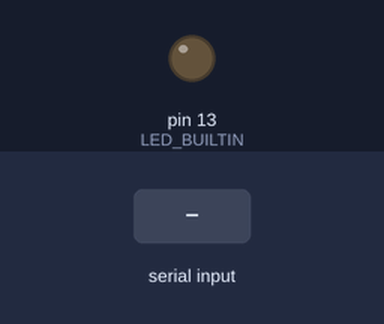
Recording of a sketch running on a simulated Arduino Uno, built with avr-gcc and run on an emulated ATmega328P. Shown: output pins drawn as LEDs (lit = HIGH). The inputs (shaded band) are chosen by the test bench.

Above: at 1.2 s.
1.3 s: "on 1\n" received over Serial
At 2.1 s:
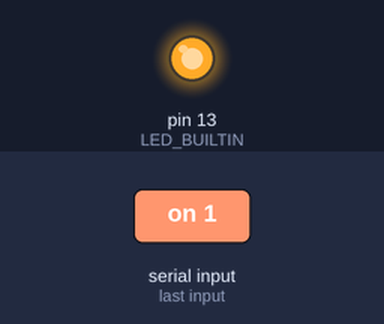
2.8 s: "off 1\n" received over Serial
At 3.2 s:
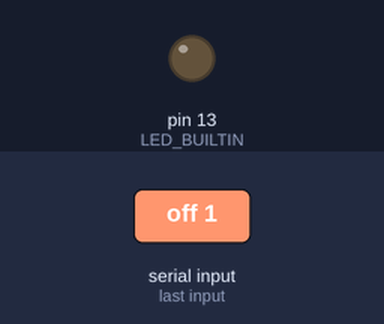
4.3 s: "on 150\n" received over Serial
At 5.6 s:
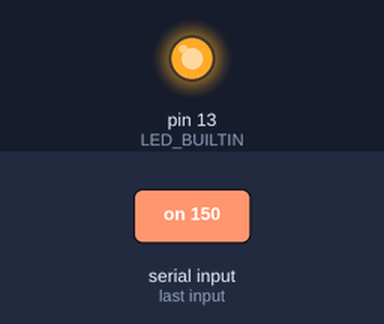
Timing chart, 0 to 7.3 s (numbered marks = the images above; inputs shaded):
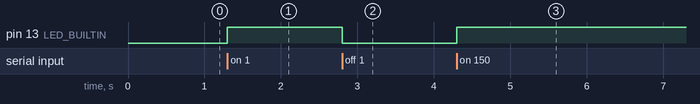

Measured:
- after the input at 1.3 s, pin 13 (LED_BUILTIN): LOW → HIGH at once
- after the input at 2.8 s, pin 13 (LED_BUILTIN): HIGH → LOW at once
- after the input at 4.3 s, pin 13 (LED_BUILTIN): LOW → HIGH at once

The sketch:

Arduino.ino
```cpp
#include "SerialPort.h"
#include "Gpio.h"

void run(const String &message);

SerialPort port(115200, run);
Gpio led(LED_BUILTIN);

void setup() {
  port.setup();
  led.setup();
}

void loop() {
  port.update();
}

void run(const String &message) {
  auto action = command(message);
  if (action == "move") {
    float vx = argument(message, 1);
    float vy = argument(message, 2);
    move(vx, vy);
  } else if (action == "halt") {
    move(0, 0);
  } else if (action == "look") {
    float angle = argument(message, 1);
    look(angle);
  } else if (action == "on") {
    led.on();
  } else if (action == "off") {
    led.off();
  } else if (action == "hi") {
    port.send("Hi there!");
  } else {
    port.send("Ops, '" + message + "' command not found!");
  }
}

void move(float vx, float vy) {

}

void look(float angle) {

}
```

Command.h
```cpp
#ifndef __TOKEN_H__
#define __TOKEN_H__

template<typename T>
void print(const T &value) {
  Serial.print(value);
}

template<typename T>
void println(const T &value) {
  Serial.println(value);
}

String clean(String message) {
  message.trim();
  String result;
  bool blank = false;
  for (char c : message) {
    if (isPrintable(c) && !(c == ' ' && blank))
        result += c;
    blank = c == ' ' ? true : false;
  }
  return result;
}

String token(String message, int index) {
  message = clean(message);
  int n = message.length();
  int s = 0;
  int e = -1;
  for (int i = 0; i <= index; ++i) {
    s = e + 1;
    e = message.indexOf(' ', s);
    if (e < 0) {
      e = n;
      if (i != index)
        return String();
      break;
    }
  }
  return message.substring(s, e);
}

String command(const String &message) {
  return token(message, 0);
}

float argument(const String &message, int index, float default_value = 0) {
  String value = token(message, index);
  if (value == String())
    return default_value;
  return value.toFloat();
}

#endif
```

SerialPort.h
```cpp
#ifndef __SERIAL_PORT_H__
#define __SERIAL_PORT_H__

#include "Command.h"

class SerialPort {
public:
  using ReceivedEvent = void (*)(const String &);
  SerialPort(long baud, ReceivedEvent callback) : m_baud(baud), m_received(callback) { }
  void setup() {
    Serial.begin(m_baud);
  }
  void update() {
    if (Serial.available() > 0) {
      char c = Serial.read();
      if (c == m_delimeter) {
        m_received( clean(m_buffer) );
        m_buffer = String();
      } else
        m_buffer += c;
    }
  }
  void send(const String &message) {
    Serial.print(message + m_delimeter);
  }
private:
  long m_baud;
  ReceivedEvent m_received;
  const char m_delimeter = '\n';
  String m_buffer;
};

#endif
```

Gpio.h
```cpp
#ifndef __GPIO_H__
#define __GPIO_H__

class Gpio {
public:
  Gpio(int pin) : m_pin(pin) { }
  void setup() { pinMode(m_pin, OUTPUT); }
  void on() { digitalWrite(m_pin, HIGH); }
  void off() { digitalWrite(m_pin, LOW); }
private:
  int m_pin;
};

#endif
```
